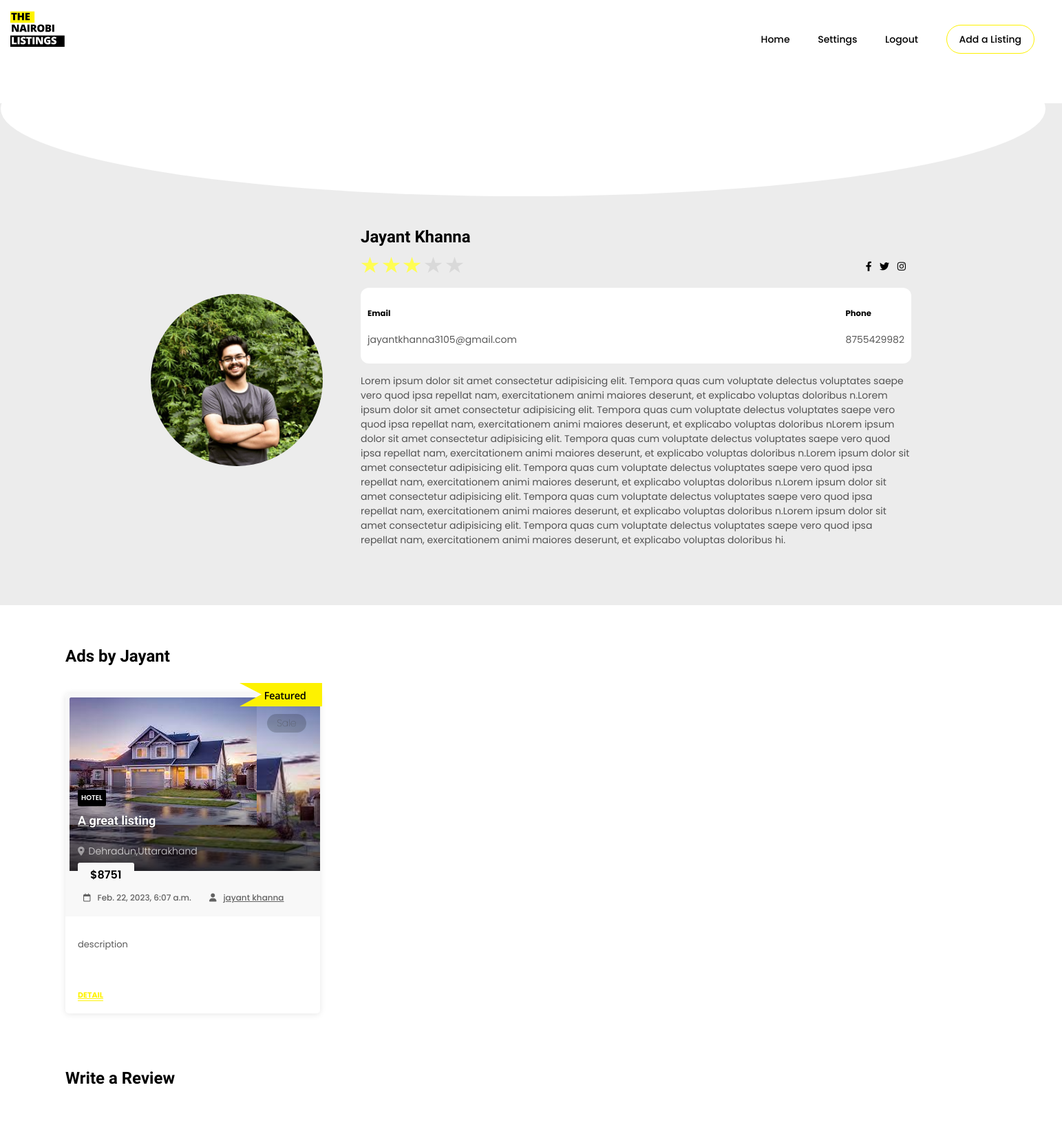
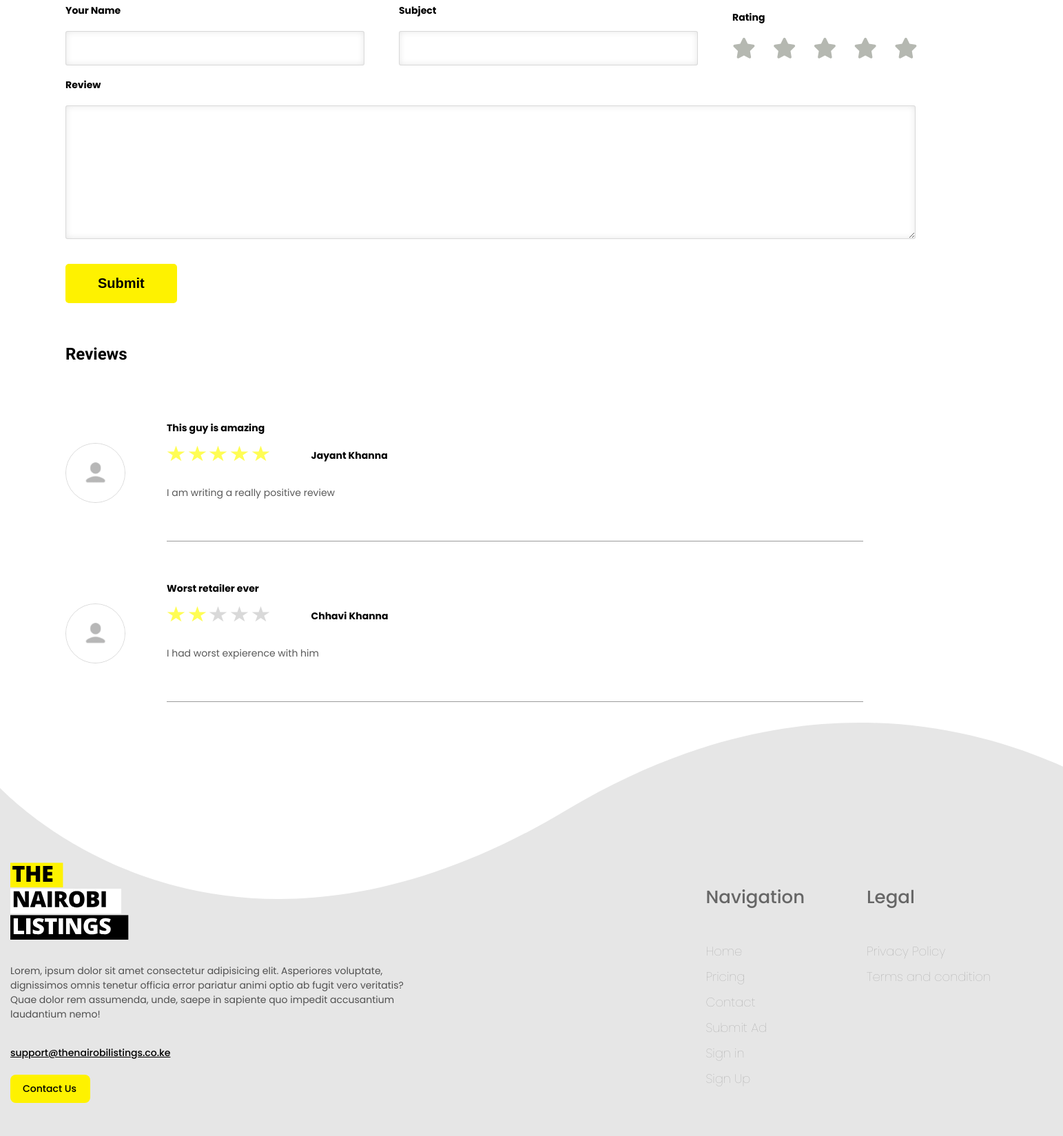
Screenshot of /userprofile?userid=1 with the database file from the repository (2 pictures, top to bottom).
### Nairobi_app/models.py (models this page shows)
class User(models.Model):
    username = models.CharField(max_length=100)
    description = models.CharField(max_length=10000)
    password = models.CharField(max_length=100)
    ad_count = models.CharField(max_length=100,default="0")
    email = models.EmailField(max_length=100)
    phone = models.CharField(max_length=100)
    package = models.CharField(max_length=100,blank=True,null=True)
    rating = models.CharField(max_length=100,default="0")
    image = models.ImageField(upload_to='static/user_images/', default='static/user_images/default_img.jpg')
    private_token = models.CharField(max_length=100)
    facebook = models.CharField(max_length=100,blank=True,null=True)
    twitter = models.CharField(max_length=100,blank=True,null=True)
    instagram = models.CharField(max_length=100,blank=True,null=True)

class Listing(models.Model):
    active = models.BooleanField(default=False)
    name = models.CharField(max_length=100)
    description = models.CharField(max_length=10000)
    price = models.CharField(max_length=100)
    featured = models.BooleanField(default=False)
    category = models.CharField(max_length=100)
    user = models.ForeignKey(User, on_delete=models.CASCADE)
    user_name = models.CharField(max_length=100)
    main_image = models.ImageField(upload_to='static/listing_images/')
    image1 = models.ImageField(upload_to='static/listing_images/',blank=True,null=True)
    image2 = models.ImageField(upload_to='static/listing_images/',blank=True,null=True)
    image3 = models.ImageField(upload_to='static/listing_images/',blank=True,null=True)
    image4 = models.ImageField(upload_to='static/listing_images/',blank=True,null=True)
    image5 = models.ImageField(upload_to='static/listing_images/',blank=True,null=True)
    city = models.CharField(max_length=100)
    state = models.CharField(max_length=100)
    tag = models.CharField(max_length=100)
    country = models.CharField(max_length=100)
    date_added = models.DateTimeField(auto_now_add=True)
    status = models.CharField(max_length=100,default="pending")
    feature1 = models.CharField(max_length=100,blank=True,null=True)
    feature2 = models.CharField(max_length=100,blank=True,null=True)
    feature3 = models.CharField(max_length=100,blank=True,null=True)
    feature4 = models.CharField(max_length=100,blank=True,null=True)
    feature5 = models.CharField(max_length=100,blank=True,null=True)
    feature6 = models.CharField(max_length=100,blank=True,null=True)
    rating = models.CharField(max_length=100,default="1")
    video_360_link = models.CharField(max_length=1000,blank=True,null=True)
    google_map_link = models.CharField(max_length=10000,blank=True,null=True)

class UserReviews(models.Model):
    user_for = models.ForeignKey(User, on_delete=models.CASCADE)
    user_by = models.CharField(max_length=100)
    subject = models.CharField(max_length=100)
    review = models.CharField(max_length=10000)
    date_added = models.DateTimeField(auto_now_add=True)
    rating = models.CharField(max_length=100)

### Nairobi_app/views.py (the view)
# urls.py: path('userprofile', views.userprofile, name='userprofile'),
def userprofile(request):
    if "userid" in request.GET:
        userid = request.GET['userid']
        if User.objects.filter(id=userid).exists():
            user = User.objects.get(id=userid)
            logged_in_user = None
            if "TheNairobiPrivateToken" in request.session:
                usertoken = request.session['TheNairobiPrivateToken']
                if User.objects.filter(private_token=usertoken).exists():
                    logged_in_user = User.objects.get(private_token=usertoken)
            is_admin = False
            if logged_in_user != None:
                if logged_in_user.id == user.id:
                    is_admin = True
            username = user.username.split(" ")[0].capitalize()
            listings = Listing.objects.filter(user=user,active=True)
            reviews = UserReviews.objects.filter(user_for=user)
            return render(request, 'userprofile.html',{'user': user, 'username': username, 'listings': listings,'reviews': reviews, 'is_admin': is_admin})
        else:
            return redirect('home')
    else:
        return redirect('home')

### templates/userprofile.html (shortened to what this page needs)
{% load static %}
<!DOCTYPE html>
<html lang="en">
<head>
    <link rel="stylesheet" href="https://cdnjs.cloudflare.com/ajax/libs/font-awesome/4.7.0/css/font-awesome.min.css">
    <link rel="stylesheet" href="https://cdnjs.cloudflare.com/ajax/libs/font-awesome/6.2.1/css/all.min.css"/>
    <link rel="stylesheet" href="{% static 'css/bootstrap.css' %}" type="text/css">
    <link rel="stylesheet" href="{% static 'css/font-awesome.css' %}" type="text/css">
    <link rel="stylesheet" href="{% static 'css/selectize.css' %}" type="text/css">
    <link rel="stylesheet" href="{% static 'css/style.css' %}">
    <link rel="stylesheet" href="../static/css/style.css">
    <link rel="stylesheet" href="{% static 'css/index.css' %}">
    <link rel="stylesheet" href="{% static 'css/user_profile.css' %}">
</head>
<body>
    <header id="header">
        <div id="header_top">
            <div id="header_left">
                <div id="left_signin">
                    <img src="{% static 'images/logo.svg' %}" alt="" id="logo">
                </div>
            </div>
            <div id="header_right">
                <a href="home">Home</a>
                <a href="usersettings?userid={{user.id}}">Settings</a>
                <a href="logout">Logout</a>
                <a href="submitad" id="submit_ad">Add a Listing</a>
            </div>
        </div>
    </header>
    <section id="userdetails">
        <div class="background">
        </div>
        <div id="information">
            <div id="information_left">
                <img src="{{user.image.url}}" alt="">
            </div>
            <div id="information_right">
                <h2 id="name">{{user.username}}</h2>
                <div id="rating_social">
                    <div id="rating">
                        <div id="rating_stars">
                            {% for i in '12345' %}
                                {% if i <= user.rating %}
                                    <img class="star" src="{% static 'images/star.svg' %}" alt="">
                                {% else %}
                                    <img  class="star" src="{% static 'images/star_empty.svg' %}" alt="">
                                {% endif %}
                            {% endfor %}
                        </div>
                    </div>
                    <div id="social_media">
                        {% if user.facebook != None%}
                        <a href="{{user.facebook}}"><i class="fa fa-facebook fa"></i></a>
                        {% endif %}
                        {% if user.twitter != None%}
                        <a href="{{user.twitter}}"><i class="fa fa-twitter fa"></i></a>
                        {% endif %}
                        {% if user.instagram != None%}
                        <a href="{{user.instagram}}"><i class="fa fa-instagram fa"></i></a>
                        {% endif %}
                    </div>
                </div>
                <div id="email_phone">
                    <div id="email">
                        <h5>Email</h5>
                        <p>{{user.email}}</p>
                    </div>
                    <div id="phone">
                        <h5>Phone</h5>
                        <p>{{user.phone}}</p>
                    </div>
                </div>
                <div id="description">
                    <p>{{user.description}}</p>
                </div>
            </div>
        </div>
    </section>
    <section id="ads_by_user">
        <div id="ads_by_user_left">
            <h2>Ads by {{username}}</h2>
        </div>
        <div class="items item-part masonry grid-xl-4-items grid-lg-3-items grid-md-2-items">
        {% for listing in listings %}
        <div class="item">
            {% if listing.featured == True %}
            <div id="featured"><img src="{% static 'images/featured_tag.svg' %}" alt=""></div>
            {% endif %}
            <div id="tag">{{listing.tag}}</div>
            <div class="wrapper">
               <div class="image">
                  <h3>
                     <a href="#" class="tag category">{{listing.category}}</a>
                     <a href="showlisting?listing_id={{listing.id}}" class="title">{{listing.name}}</a>
                  </h3>
                  <a href="showlisting?listing_id={{listing.id}}" class="image-wrapper background-image">
                  <img src="{{listing.main_image.url}}" alt="">
                  </a>
               </div>
               <h4 class="location">
                  <a href="javascript:void(0)" style="text-decoration: none;">{{listing.city}},{{listing.state}}</a>
               </h4>
               <div class="price">${{listing.price}}</div>
               <div class="meta">
                  <figure>
                     <i class="fa fa-calendar-o"></i>{{listing.date_added}}
                  </figure>
                  <figure>
                     <a href="userdashboard?userid={{listing.user.id}}">
                     <i class="fa fa-user"></i>{{listing.user_name}}
                     </a>
                  </figure>
               </div>
               <div class="description">
                  <p>{{listing.description}}</p>
               </div>
               <a href="showlisting?listing_id={{listing.id}}" class="detail text-caps underline">Detail</a>
            </div>
         </div>
        {% endfor %}
        </div>
    </section>
    <section id="write_a_review">
        <div id="write_a_review_left">
            <h2>Write a Review</h2>
        </div>
        <div id="write_a_review_right">
            <form action="new_review" method="POST" enctype="multipart/form-data" onsubmit="return getRating()">
                <div id="rating_subject">
                    <div>
                        <h4>Your Name</h4>
                        <input id="username" type="text" name="user_by">
                    </div>
                    <div>
                        <h4>Subject</h4>
                        <input id="subject" type="text" name="subject">
                    </div>
                    <div id="rating_outer">
                        <h4>Rating</h4>
                        <div class="stars" id="rating_stars">
                            <i class="fa-solid fa-star"></i>
                            <i class="fa-solid fa-star"></i>
                            <i class="fa-solid fa-star"></i>
                            <i class="fa-solid fa-star"></i>
                            <i class="fa-solid fa-star"></i>
                        </div>
                    </div>
                </div>
                <div id="review">
                    <h4>Review</h4>
                    <textarea name="review" id="" cols="30" rows="10"></textarea>
                </div>
                <div id="submit">
                    <input type="submit" value="Submit">
                </div>
            </form>
        </div>
    </section>
    <section id="review_by_users">
        <div id="review_by_users_left">
            <h2>Reviews</h2>
        </div>
        <div id="reviews">
            {% for review in reviews %}
            <div class="review_card">
                <div>
                    <img class="def_img" src="{% static 'images/default_img.jpg' %}" alt="">
                </div>
                <div class="info_review">
                    <div class="heading_review">
                        <h4>{{review.subject}}</h4>
                    </div>
                    <div class="rating_name">
                        <div class="rating_outer_review">
                            <div class="rating_stars">
                                {% for i in '12345' %}
                                    {% if i <= review.rating %}
                                        <img class="star" src="{% static 'images/star.svg' %}" alt="">
                                    {% else %}
                                        <img  class="star" src="{% static 'images/star_empty.svg' %}" alt="">
                                    {% endif %}
                                {% endfor %}
                            </div>
                        </div>
                        <div class="name_review">
                            <h4>{{review.user_by}}</h4>
                        </div>
                    </div>
                    <div class="review_text">
                        <p>{{review.review}}</p>
                    </div>
                </div>
            </div>
            {% endfor %}
        </div>
    </section>
    <footer>
        <div id="left_footer">
            <img src="{% static 'images/logo.svg' %}" alt="">
            <br>
            <p>Lorem, ipsum dolor sit amet consectetur adipisicing elit. Asperiores voluptate, dignissimos omnis tenetur officia error pariatur animi optio ab fugit vero veritatis? Quae dolor rem assumenda, unde, saepe in sapiente quo impedit accusantium laudantium nemo!</p>
            <br>
            <a href="" id="footer_mail">support@thenairobilistings.co.ke</a>
            <br>
            <a href="contact" id="footer_contact_ud">Contact Us</a>
        </div>
        <div id="right_footer">
            <div id="one_right">
                <h4>Navigation</h4>
                <a href="home">Home</a>
                <a href="pricing">Pricing</a>
                <a href="contact">Contact</a>
                <a href="submitad">Submit Ad</a>
                <a href="login">Sign in</a>
                <a href="signup">Sign Up</a>
            </div>
            <div id="two_right">
                <h4>Legal</h4>
                <a href="privacy_policy">Privacy Policy</a>
                <a href="terms_and_condition">Terms and condition</a>
            </div>
        </div>
    </footer>
</body>
</html>

### static/css/index.css (style rules this page uses)
body { background-color: white !important; }
#header { background : url('../images/bg.png'); height: 656px; }
#logo { margin-left: 15px; margin-top: 15px; cursor: pointer; width: 115px; }
#header_top { display: flex; justify-content: space-between; align-items: center; }
#header_right { margin-top: 40px; margin-right: 15px; }
#header_right a { margin-left: 12px; color: white; font-size: 14px; text-decoration: none; }
#submit_ad { border: 1px solid #FEF200; border-radius: 25px; padding: 10px 18px; }
#submit input { margin-left: -34px; background-color: #FEF200; border: none; margin-top: 30px; cursor: pointer; border-radius: 5px; padding: 17px 47px; color: black; font-size: 20px; font-weight: 600; }
#submit { z-index: 99999; }
.item-part { display: flex; justify-content: center; align-items: center; }
.item { position: relative !important; }
#featured { position: absolute; z-index: 9; top: -15px; right: 12px; }
#featured img { width: 120px; }
footer { padding-top: 200px; z-index: 99999; background: url('../images/footer-bg.svg'); display: flex; height: 400px; justify-content: space-between; }
#left_footer { display: flex; flex-direction: column; margin-left: 15px; }
#left_footer img { width: 250px; }
#left_footer p { width: 600px; }
#right_footer { display: flex; margin-right: 15px; }
#one_right,#two_right { display: flex; flex-direction: column; margin-right: 15px; }
#left_footer { margin-left: 15px; }
#footer_contact_ud { background-color: #FEF200; color: black; border-radius: 8px; width: 80px; text-decoration: none; padding: 10px 18px; }
#one_right h4,#two_right h4 { font-size: 26px; color: rgb(102, 102, 102); font-weight: 500; }
#one_right { margin-right: 90px; }
#two_right { margin-right: 90px; }
#one_right a,#two_right a { color: rgb(160, 160, 160); text-decoration: none; font-size: 18px; font-weight: 100; margin-top: 10px; }
.items:not(.selectize-input) .item .meta { background-color: #f8f8f8; padding-left: 0 !important; padding-right: 0 !important; font-size: 1.2rem; padding-left: 54px; white-space: nowrap; margin-top: -0.2rem; display: flex; position: relative; justify-content: space-evenly; align-items: center; }
figure { margin-top: 12px !important; margin-right: 0 !important; margin-left: 0 !important; display: flex !important; justify-content: center !important; align-items: center !important; }
#tag { position: absolute; z-index: 999999; top: 30px; color: #434343; font-size: 14px; font-weight: 100; right: 35px; background-color: rgba(0, 0, 0, 0.183); padding: 3px 14px; border-radius: 15px; }

### templates/userprofile.html (style rules this page uses)
.items { justify-content: left; }

### rows the page displays
User: image (picture), username "Jayant Khanna", rating "3.5" (drawn), email "jayantkhanna3105@gmail.com", phone "8755429982", description "Lorem ipsum dolor sit amet consectetur adipisicing elit. Tempora quas cum voluptate delectus voluptates saepe vero quod ipsa repellat nam, exercitationem animi maiores deserunt, et explicabo voluptas doloribus n.Lorem ipsum dolor sit amet consectetur adipisicing elit. Tempora quas cum voluptate delectus voluptates saepe vero quod ipsa repellat nam, exercitationem animi maiores deserunt, et explicabo voluptas doloribus nLorem ipsum dolor sit amet consectetur adipisicing elit. Tempora quas cum voluptate delectus voluptates saepe vero quod ipsa repellat nam, exercitationem animi maiores deserunt, et explicabo voluptas doloribus n.Lorem ipsum dolor sit amet consectetur adipisicing elit. Tempora…"
Listing: featured True (drawn), tag "Sale", category "HOTEL", name "A great listing", main_image (picture), city "Dehradun", state "Uttarakhand", price "8751", date_added "Feb. 22, 2023, 6:07 a.m.", user_name "jayant khanna", description "description"
UserReviews: subject "This guy is amazing", rating "5" (drawn), user_by "Jayant Khanna", review "I am writing a really positive review"
UserReviews: subject "Worst retailer ever", rating "2" (drawn), user_by "Chhavi Khanna", review "I had worst expierence with him"

### other values shown
{{ username }} "Jayant"
